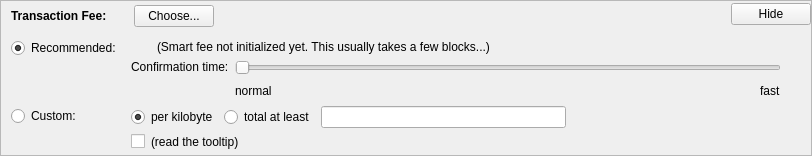
    <widget class="QFrame" name="frameFee">
     <property name="sizePolicy">
      <sizepolicy hsizetype="Expanding" vsizetype="Expanding">
       <horstretch>0</horstretch>
       <verstretch>0</verstretch>
      </sizepolicy>
     </property>
     <property name="maximumSize">
      <size>
       <width>16777215</width>
       <height>16777215</height>
      </size>
     </property>
     <property name="frameShape">
      <enum>QFrame::StyledPanel</enum>
     </property>
     <property name="frameShadow">
      <enum>QFrame::Sunken</enum>
     </property>
     <layout class="QVBoxLayout" name="verticalLayoutFee1">
      <property name="spacing">
       <number>0</number>
      </property>
      <property name="leftMargin">
       <number>0</number>
      </property>
      <property name="topMargin">
       <number>0</number>
      </property>
      <property name="rightMargin">
       <number>0</number>
      </property>
      <property name="bottomMargin">
       <number>0</number>
      </property>
      <item>
       <layout class="QVBoxLayout" name="verticalLayoutFee2" stretch="0,0,0">
        <property name="spacing">
         <number>0</number>
        </property>
        <property name="leftMargin">
         <number>10</number>
        </property>
        <property name="topMargin">
         <number>0</number>
        </property>
        <item>
         <layout class="QHBoxLayout" name="horizontalLayoutFee1">
          <property name="bottomMargin">
           <number>0</number>
          </property>
          <item>
           <layout class="QVBoxLayout" name="verticalLayoutFee7">
            <property name="spacing">
             <number>0</number>
            </property>
            <item>
             <spacer name="verticalSpacerSmartFee">
              <property name="orientation">
               <enum>Qt::Vertical</enum>
              </property>
              <property name="sizeType">
               <enum>QSizePolicy::Fixed</enum>
              </property>
              <property name="sizeHint" stdset="0">
               <size>
                <width>1</width>
                <height>4</height>
               </size>
              </property>
             </spacer>
            </item>
            <item>
             <layout class="QHBoxLayout" name="horizontalLayoutSmartFee">
              <property name="spacing">
               <number>10</number>
              </property>
              <item>
               <widget class="QLabel" name="labelFeeHeadline">
                <property name="sizePolicy">
                 <sizepolicy hsizetype="Preferred" vsizetype="Maximum">
                  <horstretch>0</horstretch>
                  <verstretch>0</verstretch>
                 </sizepolicy>
                </property>
                <property name="font">
                 <font>
                  <weight>75</weight>
                  <bold>true</bold>
                 </font>
                </property>
                <property name="styleSheet">
                 <string notr="true">font-weight:bold;</string>
                </property>
                <property name="text">
                 <string>Transaction Fee:</string>
                </property>
               </widget>
              </item>
              <item>
               <widget class="QLabel" name="labelFeeMinimized">
                <property name="text">
                 <string/>
                </property>
               </widget>
              </item>
              <item>
               <widget class="QPushButton" name="buttonChooseFee">
                <property name="text">
                 <string>Choose...</string>
                </property>
               </widget>
              </item>
             </layout>
            </item>
            <item>
             <spacer name="verticalSpacer_5">
              <property name="orientation">
               <enum>Qt::Vertical</enum>
              </property>
              <property name="sizeHint" stdset="0">
               <size>
                <width>1</width>
                <height>1</height>
               </size>
              </property>
             </spacer>
            </item>
           </layout>
          </item>
          <item>
           <spacer name="horizontalSpacer_4">
            <property name="orientation">
             <enum>Qt::Horizontal</enum>
            </property>
            <property name="sizeHint" stdset="0">
             <size>
              <width>40</width>
              <height>20</height>
             </size>
            </property>
           </spacer>
          </item>
          <item>
           <widget class="QPushButton" name="buttonMinimizeFee">
            <property name="toolTip">
             <string>collapse fee-settings</string>
            </property>
            <property name="text">
             <string>Hide</string>
            </property>
           </widget>
          </item>
         </layout>
        </item>
        <item>
         <widget class="QFrame" name="frameFeeSelection">
          <layout class="QVBoxLayout" name="verticalLayoutFee12">
           <property name="spacing">
            <number>0</number>
           </property>
           <property name="leftMargin">
            <number>0</number>
           </property>
           <property name="topMargin">
            <number>0</number>
           </property>
           <property name="rightMargin">
            <number>0</number>
           </property>
           <property name="bottomMargin">
            <number>0</number>
           </property>
           <item>
            <layout class="QGridLayout" name="gridLayoutFee">
             <property name="topMargin">
              <number>10</number>
             </property>
             <property name="bottomMargin">
              <number>4</number>
             </property>
             <property name="horizontalSpacing">
              <number>10</number>
             </property>
             <property name="verticalSpacing">
              <number>4</number>
             </property>
             <item row="1" column="1">
              <layout class="QVBoxLayout" name="verticalLayoutFee8">
               <property name="spacing">
                <number>6</number>
               </property>
               <item>
                <layout class="QHBoxLayout" name="horizontalLayoutFee13">
                 <item>
                  <widget class="QRadioButton" name="radioCustomPerKilobyte">
                   <property name="toolTip">
                    <string>If the custom fee is set to 1000 satoshis and the transaction is only 250 bytes, then &quot;per kilobyte&quot; only pays 250 satoshis in fee, while &quot;total at least&quot; pays 1000 satoshis. For transactions bigger than a kilobyte both pay by kilobyte.</string>
                   </property>
                   <property name="text">
                    <string>per kilobyte</string>
                   </property>
                   <property name="checked">
                    <bool>true</bool>
                   </property>
                   <attribute name="buttonGroup">
                    <string notr="true">groupCustomFee</string>
                   </attribute>
                  </widget>
                 </item>
                 <item>
                  <widget class="QRadioButton" name="radioCustomAtLeast">
                   <property name="toolTip">
                    <string>If the custom fee is set to 1000 satoshis and the transaction is only 250 bytes, then &quot;per kilobyte&quot; only pays 250 satoshis in fee, while &quot;total at least&quot; pays 1000 satoshis. For transactions bigger than a kilobyte both pay by kilobyte.</string>
                   </property>
                   <property name="text">
                    <string>total at least</string>
                   </property>
                   <attribute name="buttonGroup">
                    <string notr="true">groupCustomFee</string>
                   </attribute>
                  </widget>
                 </item>
                 <item>
                  <widget class="BitcoinAmountField" name="customFee"/>
                 </item>
                 <item>
                  <spacer name="horizontalSpacer_6">
                   <property name="orientation">
                    <enum>Qt::Horizontal</enum>
                   </property>
                   <property name="sizeHint" stdset="0">
                    <size>
                     <width>1</width>
                     <height>1</height>
                    </size>
                   </property>
                  </spacer>
                 </item>
                </layout>
               </item>
               <item>
                <layout class="QHBoxLayout" name="horizontalLayoutFee8">
                 <item>
                  <widget class="QCheckBox" name="checkBoxMinimumFee">
                   <property name="toolTip">
                    <string>Paying only the minimum fee is just fine as long as there is less transaction volume than space in the blocks. But be aware that this can end up in a never confirming transaction once there is more demand for smartcoin transactions than the network can process.</string>
                   </property>
                   <property name="text">
                    <string/>
                   </property>
                  </widget>
                 </item>
                 <item>
                  <widget class="QLabel" name="labelMinFeeWarning">
                   <property name="enabled">
                    <bool>true</bool>
                   </property>
                   <property name="toolTip">
                    <string>Paying only the minimum fee is just fine as long as there is less transaction volume than space in the blocks. But be aware that this can end up in a never confirming transaction once there is more demand for smartcoin transactions than the network can process.</string>
                   </property>
                   <property name="text">
                    <string>(read the tooltip)</string>
                   </property>
                   <property name="margin">
                    <number>5</number>
                   </property>
                  </widget>
                 </item>
                 <item>
                  <spacer name="horizontalSpacer_2">
                   <property name="orientation">
                    <enum>Qt::Horizontal</enum>
                   </property>
                   <property name="sizeHint" stdset="0">
                    <size>
                     <width>1</width>
                     <height>1</height>
                    </size>
                   </property>
                  </spacer>
                 </item>
                </layout>
               </item>
              </layout>
             </item>
             <item row="0" column="0">
              <layout class="QVBoxLayout" name="verticalLayoutFee4" stretch="0,1">
               <item>
                <widget class="QRadioButton" name="radioSmartFee">
                 <property name="text">
                  <string>Recommended:</string>
                 </property>
                 <property name="checked">
                  <bool>true</bool>
                 </property>
                 <attribute name="buttonGroup">
                  <string notr="true">groupFee</string>
                 </attribute>
                </widget>
               </item>
               <item>
                <spacer name="verticalSpacer_2">
                 <property name="orientation">
                  <enum>Qt::Vertical</enum>
                 </property>
                 <property name="sizeHint" stdset="0">
                  <size>
                   <width>1</width>
                   <height>1</height>
                  </size>
                 </property>
                </spacer>
               </item>
              </layout>
             </item>
             <item row="1" column="0">
              <layout class="QVBoxLayout" name="verticalLayoutFee9" stretch="0,1">
               <item>
                <widget class="QRadioButton" name="radioCustomFee">
                 <property name="text">
                  <string>Custom:</string>
                 </property>
                 <attribute name="buttonGroup">
                  <string notr="true">groupFee</string>
                 </attribute>
                </widget>
               </item>
               <item>
                <spacer name="verticalSpacer_6">
                 <property name="orientation">
                  <enum>Qt::Vertical</enum>
                 </property>
                 <property name="sizeHint" stdset="0">
                  <size>
                   <width>1</width>
                   <height>1</height>
                  </size>
                 </property>
                </spacer>
               </item>
              </layout>
             </item>
             <item row="0" column="1">
              <layout class="QVBoxLayout" name="verticalLayoutFee3" stretch="0,0,1">
               <property name="spacing">
                <number>6</number>
               </property>
               <property name="topMargin">
                <number>2</number>
               </property>
               <item>
                <layout class="QHBoxLayout" name="horizontalLayoutFee12">
                 <item>
                  <widget class="QLabel" name="labelSmartFee">
                   <property name="text">
                    <string/>
                   </property>
                   <property name="margin">
                    <number>2</number>
                   </property>
                  </widget>
                 </item>
                 <item>
                  <widget class="QLabel" name="labelFeeEstimation">
                   <property name="text">
                    <string/>
                   </property>
                  </widget>
                 </item>
                 <item>
                  <widget class="QLabel" name="labelSmartFee2">
                   <property name="text">
                    <string>(Smart fee not initialized yet. This usually takes a few blocks...)</string>
                   </property>
                   <property name="margin">
                    <number>2</number>
                   </property>
                  </widget>
                 </item>
                 <item>
                  <spacer name="horizontalSpacer_5">
                   <property name="orientation">
                    <enum>Qt::Horizontal</enum>
                   </property>
                   <property name="sizeHint" stdset="0">
                    <size>
                     <width>1</width>
                     <height>1</height>
                    </size>
                   </property>
                  </spacer>
                 </item>
                </layout>
               </item>
               <item>
                <layout class="QHBoxLayout" name="horizontalLayoutFee9">
                 <item>
                  <layout class="QVBoxLayout" name="verticalLayoutFee6">
                   <item>
                    <widget class="QLabel" name="labelSmartFee3">
                     <property name="text">
                      <string>Confirmation time:</string>
                     </property>
                     <property name="margin">
                      <number>2</number>
                     </property>
                    </widget>
                   </item>
                   <item>
                    <spacer name="verticalSpacer_3">
                     <property name="orientation">
                      <enum>Qt::Vertical</enum>
                     </property>
                     <property name="sizeHint" stdset="0">
                      <size>
                       <width>1</width>
                       <height>1</height>
                      </size>
                     </property>
                    </spacer>
                   </item>
                  </layout>
                 </item>
                 <item>
                  <layout class="QVBoxLayout" name="verticalLayoutFee5">
                   <property name="rightMargin">
                    <number>30</number>
                   </property>
                   <item>
                    <widget class="QSlider" name="sliderSmartFee">
                     <property name="minimum">
                      <number>0</number>
                     </property>
                     <property name="maximum">
                      <number>24</number>
                     </property>
                     <property name="pageStep">
                      <number>1</number>
                     </property>
                     <property name="value">
                      <number>0</number>
                     </property>
                     <property name="orientation">
                      <enum>Qt::Horizontal</enum>
                     </property>
                     <property name="invertedAppearance">
                      <bool>false</bool>
                     </property>
                     <property name="invertedControls">
                      <bool>false</bool>
                     </property>
                     <property name="tickPosition">
                      <enum>QSlider::NoTicks</enum>
                     </property>
                    </widget>
                   </item>
                   <item>
                    <layout class="QHBoxLayout" name="horizontalLayoutFee10">
                     <item>
                      <widget class="QLabel" name="labelSmartFeeNormal">
                       <property name="text">
                        <string>normal</string>
                       </property>
                      </widget>
                     </item>
                     <item>
                      <spacer name="horizontalSpacer_3">
                       <property name="orientation">
                        <enum>Qt::Horizontal</enum>
                       </property>
                       <property name="sizeHint" stdset="0">
                        <size>
                         <width>40</width>
                         <height>20</height>
                        </size>
                       </property>
                      </spacer>
                     </item>
                     <item>
                      <widget class="QLabel" name="labelSmartFeeFast">
                       <property name="text">
                        <string>fast</string>
                       </property>
                      </widget>
                     </item>
                    </layout>
                   </item>
                  </layout>
                 </item>
                </layout>
               </item>
               <item>
                <spacer name="verticalSpacer_4">
                 <property name="orientation">
                  <enum>Qt::Vertical</enum>
                 </property>
                 <property name="sizeHint" stdset="0">
                  <size>
                   <width>1</width>
                   <height>1</height>
                  </size>
                 </property>
                </spacer>
               </item>
              </layout>
             </item>
            </layout>
           </item>
           <!-- *disable selection of zero-fee*
           <item>
            <layout class="QHBoxLayout" name="horizontalLayoutFee5" stretch="0,0,0">
             <property name="spacing">
              <number>8</number>
             </property>
             <property name="bottomMargin">
              <number>4</number>
             </property>
             <item>
              <widget class="QCheckBox" name="checkBoxFreeTx">
               <property name="text">
                <string>Send as zero-fee transaction if possible</string>
               </property>
              </widget>
             </item>
             <item>
              <widget class="QLabel" name="labelFreeTx">
               <property name="text">
                <string>(confirmation may take longer)</string>
               </property>
               <property name="margin">
                <number>5</number>
               </property>
              </widget>
             </item>
             <item>
              <spacer name="horizontalSpacerFee5">
               <property name="orientation">
                <enum>Qt::Horizontal</enum>
               </property>
               <property name="sizeHint" stdset="0">
                <size>
                 <width>1</width>
                 <height>1</height>
                </size>
               </property>
              </spacer>
             </item>
            </layout>
           </item>
           -->
           <item>
            <spacer name="verticalSpacerFee2">
             <property name="orientation">
              <enum>Qt::Vertical</enum>
             </property>
             <property name="sizeHint" stdset="0">
              <size>
               <width>1</width>
               <height>1</height>
              </size>
             </property>
            </spacer>
           </item>
          </layout>
         </widget>
        </item>
        <item>
         <spacer name="verticalSpacerFee">
          <property name="orientation">
           <enum>Qt::Vertical</enum>
          </property>
          <property name="sizeHint" stdset="0">
           <size>
            <width>800</width>
            <height>1</height>
           </size>
          </property>
         </spacer>
        </item>
       </layout>
      </item>
     </layout>
    </widget>
